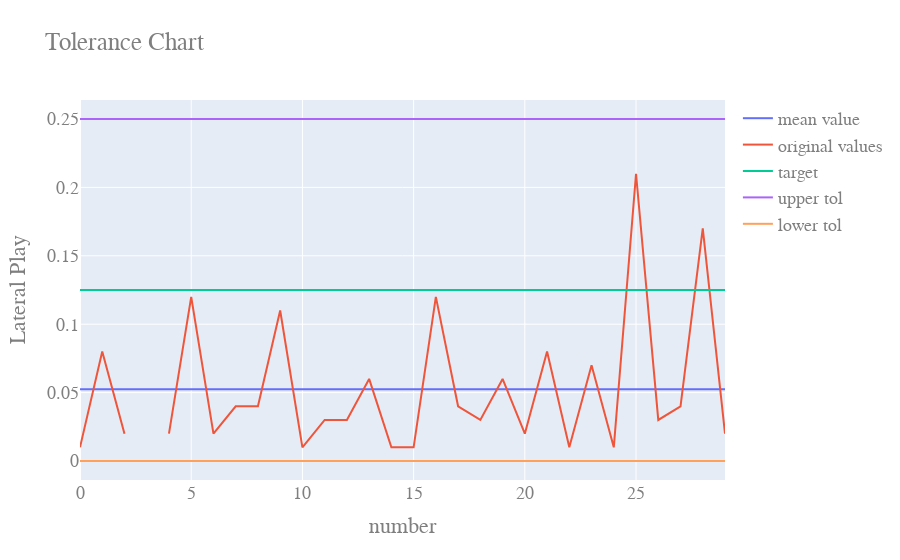

Notebook code cell kept with this figure:
### Code cell
import plotly.graph_objects as go

fig = go.Figure()
configure_plotly_browser_state()

fig.add_trace(go.Scatter(x=df1['number'],y=df1['avg'],name="mean value"))
fig.add_trace(go.Scatter(x=df1['number'],y=parameter,name="original values"))
fig.add_trace(go.Scatter(x=df1['number'],y=df1['target'],name="target"))
fig.add_trace(go.Scatter(x=df1['number'],y=df1['upper_tol'],name="upper tol"))
fig.add_trace(go.Scatter(x=df1['number'],y=df1['lower_tol'],name="lower tol"))

fig.update_layout(title="Tolerance Chart",xaxis_title="number",yaxis_title='Lateral Play',
                  font=dict(family="Courier New, monospace",size=18,color="#7f7f7f"))
fig.show()

### Figure 1 — Plotly figure (JSON) as saved in the notebook; plotly's stock layout.template omitted (floating-point values rounded to 4 significant figures)
{"data": [{"y": [0.05241, 0.05241, 0.05241, 0.05241, 0.05241, 0.05241, 0.05241, 0.05241, 0.05241, 0.05241, 0.05241, 0.05241, 0.05241, 0.05241, 0.05241, 0.05241, 0.05241, 0.05241, 0.05241, 0.05241, 0.05241, 0.05241, 0.05241, 0.05241, 0.05241, 0.05241, 0.05241, 0.05241, 0.05241, 0.05241], "x": [0, 1, 2, 3, 4, 5, 6, 7, 8, 9, 10, 11, 12, 13, 14, 15, 16, 17, 18, 19, 20, 21, 22, 23, 24, 25, 26, 27, 28, 29], "type": "scatter", "name": "mean value"}, {"y": [0.01, 0.08, 0.02, null, 0.02, 0.12, 0.02, 0.04, 0.04, 0.11, 0.01, 0.03, 0.03, 0.06, 0.01, 0.01, 0.12, 0.04, 0.03, 0.06, 0.02, 0.08, 0.01, 0.07, 0.01, 0.21, 0.03, 0.04, 0.17, 0.02], "x": [0, 1, 2, 3, 4, 5, 6, 7, 8, 9, 10, 11, 12, 13, 14, 15, 16, 17, 18, 19, 20, 21, 22, 23, 24, 25, 26, 27, 28, 29], "type": "scatter", "name": "original values"}, {"y": [0.125, 0.125, 0.125, 0.125, 0.125, 0.125, 0.125, 0.125, 0.125, 0.125, 0.125, 0.125, 0.125, 0.125, 0.125, 0.125, 0.125, 0.125, 0.125, 0.125, 0.125, 0.125, 0.125, 0.125, 0.125, 0.125, 0.125, 0.125, 0.125, 0.125], "x": [0, 1, 2, 3, 4, 5, 6, 7, 8, 9, 10, 11, 12, 13, 14, 15, 16, 17, 18, 19, 20, 21, 22, 23, 24, 25, 26, 27, 28, 29], "type": "scatter", "name": "target"}, {"y": [0.25, 0.25, 0.25, 0.25, 0.25, 0.25, 0.25, 0.25, 0.25, 0.25, 0.25, 0.25, 0.25, 0.25, 0.25, 0.25, 0.25, 0.25, 0.25, 0.25, 0.25, 0.25, 0.25, 0.25, 0.25, 0.25, 0.25, 0.25, 0.25, 0.25], "x": [0, 1, 2, 3, 4, 5, 6, 7, 8, 9, 10, 11, 12, 13, 14, 15, 16, 17, 18, 19, 20, 21, 22, 23, 24, 25, 26, 27, 28, 29], "type": "scatter", "name": "upper tol"}, {"y": [0, 0, 0, 0, 0, 0, 0, 0, 0, 0, 0, 0, 0, 0, 0, 0, 0, 0, 0, 0, 0, 0, 0, 0, 0, 0, 0, 0, 0, 0], "x": [0, 1, 2, 3, 4, 5, 6, 7, 8, 9, 10, 11, 12, 13, 14, 15, 16, 17, 18, 19, 20, 21, 22, 23, 24, 25, 26, 27, 28, 29], "type": "scatter", "name": "lower tol"}], "layout": {"font": {"color": "#7f7f7f", "family": "Courier New, monospace", "size": 18}, "yaxis": {"title": {"text": "Lateral Play"}}, "xaxis": {"title": {"text": "number"}}, "title": {"text": "Tolerance Chart"}}}
